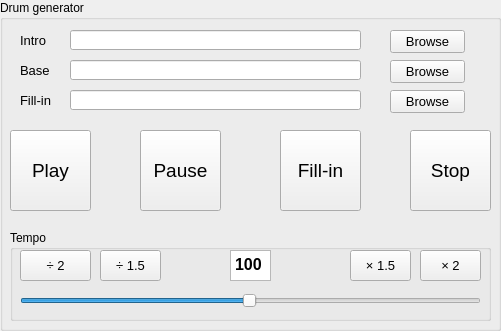
   <widget class="QGroupBox" name="groupBox_6">
    <property name="geometry">
     <rect>
      <x>240</x>
      <y>10</y>
      <width>501</width>
      <height>331</height>
     </rect>
    </property>
    <property name="font">
     <font>
      <pointsize>9</pointsize>
     </font>
    </property>
    <property name="title">
     <string>Drum generator</string>
    </property>
    <widget class="QGroupBox" name="groupBox_7">
     <property name="geometry">
      <rect>
       <x>10</x>
       <y>230</y>
       <width>481</width>
       <height>91</height>
      </rect>
     </property>
     <property name="title">
      <string>Tempo</string>
     </property>
     <widget class="QSlider" name="Slider_tempo">
      <property name="geometry">
       <rect>
        <x>10</x>
        <y>60</y>
        <width>461</width>
        <height>22</height>
       </rect>
      </property>
      <property name="minimum">
       <number>1</number>
      </property>
      <property name="maximum">
       <number>200</number>
      </property>
      <property name="sliderPosition">
       <number>100</number>
      </property>
      <property name="tracking">
       <bool>true</bool>
      </property>
      <property name="orientation">
       <enum>Qt::Horizontal</enum>
      </property>
     </widget>
     <widget class="QPushButton" name="Button_tempo_p15">
      <property name="geometry">
       <rect>
        <x>340</x>
        <y>20</y>
        <width>61</width>
        <height>31</height>
       </rect>
      </property>
      <property name="font">
       <font>
        <pointsize>10</pointsize>
       </font>
      </property>
      <property name="text">
       <string>× 1.5</string>
      </property>
     </widget>
     <widget class="QPushButton" name="Button_tempo_p20">
      <property name="geometry">
       <rect>
        <x>410</x>
        <y>20</y>
        <width>61</width>
        <height>31</height>
       </rect>
      </property>
      <property name="font">
       <font>
        <pointsize>10</pointsize>
       </font>
      </property>
      <property name="text">
       <string>× 2</string>
      </property>
     </widget>
     <widget class="QPushButton" name="Button_tempo_m20">
      <property name="geometry">
       <rect>
        <x>10</x>
        <y>20</y>
        <width>71</width>
        <height>31</height>
       </rect>
      </property>
      <property name="font">
       <font>
        <pointsize>10</pointsize>
       </font>
      </property>
      <property name="text">
       <string>÷ 2</string>
      </property>
     </widget>
     <widget class="QPushButton" name="Button_tempo_m15">
      <property name="geometry">
       <rect>
        <x>90</x>
        <y>20</y>
        <width>61</width>
        <height>31</height>
       </rect>
      </property>
      <property name="font">
       <font>
        <pointsize>10</pointsize>
       </font>
      </property>
      <property name="text">
       <string>÷ 1.5</string>
      </property>
     </widget>
     <widget class="QTextEdit" name="Edit_tempo">
      <property name="geometry">
       <rect>
        <x>220</x>
        <y>20</y>
        <width>41</width>
        <height>31</height>
       </rect>
      </property>
      <property name="font">
       <font>
        <pointsize>12</pointsize>
        <weight>75</weight>
        <bold>true</bold>
       </font>
      </property>
      <property name="html">
       <string>&lt;!DOCTYPE HTML PUBLIC &quot;-//W3C//DTD HTML 4.0//EN&quot; &quot;http://www.w3.org/TR/REC-html40/strict.dtd&quot;&gt;
&lt;html&gt;&lt;head&gt;&lt;meta name=&quot;qrichtext&quot; content=&quot;1&quot; /&gt;&lt;style type=&quot;text/css&quot;&gt;
p, li { white-space: pre-wrap; }
&lt;/style&gt;&lt;/head&gt;&lt;body style=&quot; font-family:'MS Shell Dlg 2'; font-size:12pt; font-weight:600; font-style:normal;&quot;&gt;
&lt;p style=&quot; margin-top:0px; margin-bottom:0px; margin-left:0px; margin-right:0px; -qt-block-indent:0; text-indent:0px;&quot;&gt;100&lt;/p&gt;&lt;/body&gt;&lt;/html&gt;</string>
      </property>
     </widget>
    </widget>
    <widget class="QLabel" name="label">
     <property name="geometry">
      <rect>
       <x>20</x>
       <y>30</y>
       <width>47</width>
       <height>21</height>
      </rect>
     </property>
     <property name="font">
      <font>
       <pointsize>10</pointsize>
      </font>
     </property>
     <property name="text">
      <string>Intro</string>
     </property>
    </widget>
    <widget class="QPushButton" name="Browse_intro">
     <property name="geometry">
      <rect>
       <x>390</x>
       <y>30</y>
       <width>75</width>
       <height>23</height>
      </rect>
     </property>
     <property name="font">
      <font>
       <pointsize>10</pointsize>
      </font>
     </property>
     <property name="text">
      <string>Browse</string>
     </property>
    </widget>
    <widget class="QLabel" name="label_2">
     <property name="geometry">
      <rect>
       <x>20</x>
       <y>60</y>
       <width>47</width>
       <height>21</height>
      </rect>
     </property>
     <property name="font">
      <font>
       <pointsize>10</pointsize>
      </font>
     </property>
     <property name="text">
      <string>Base</string>
     </property>
    </widget>
    <widget class="QPushButton" name="Browse_base">
     <property name="geometry">
      <rect>
       <x>390</x>
       <y>60</y>
       <width>75</width>
       <height>23</height>
      </rect>
     </property>
     <property name="font">
      <font>
       <pointsize>10</pointsize>
      </font>
     </property>
     <property name="text">
      <string>Browse</string>
     </property>
    </widget>
    <widget class="QLabel" name="label_3">
     <property name="geometry">
      <rect>
       <x>20</x>
       <y>90</y>
       <width>47</width>
       <height>21</height>
      </rect>
     </property>
     <property name="font">
      <font>
       <pointsize>10</pointsize>
      </font>
     </property>
     <property name="text">
      <string>Fill-in</string>
     </property>
    </widget>
    <widget class="QPushButton" name="Browse_fillin">
     <property name="geometry">
      <rect>
       <x>390</x>
       <y>90</y>
       <width>75</width>
       <height>23</height>
      </rect>
     </property>
     <property name="font">
      <font>
       <pointsize>10</pointsize>
      </font>
     </property>
     <property name="text">
      <string>Browse</string>
     </property>
    </widget>
    <widget class="QPushButton" name="Button_play">
     <property name="geometry">
      <rect>
       <x>10</x>
       <y>130</y>
       <width>81</width>
       <height>81</height>
      </rect>
     </property>
     <property name="font">
      <font>
       <pointsize>14</pointsize>
      </font>
     </property>
     <property name="text">
      <string>Play</string>
     </property>
     <property name="checkable">
      <bool>false</bool>
     </property>
    </widget>
    <widget class="QPushButton" name="Button_pause">
     <property name="geometry">
      <rect>
       <x>140</x>
       <y>130</y>
       <width>81</width>
       <height>81</height>
      </rect>
     </property>
     <property name="font">
      <font>
       <pointsize>14</pointsize>
      </font>
     </property>
     <property name="text">
      <string>Pause</string>
     </property>
     <property name="checkable">
      <bool>true</bool>
     </property>
    </widget>
    <widget class="QPushButton" name="Button_stop">
     <property name="geometry">
      <rect>
       <x>410</x>
       <y>130</y>
       <width>81</width>
       <height>81</height>
      </rect>
     </property>
     <property name="font">
      <font>
       <pointsize>14</pointsize>
      </font>
     </property>
     <property name="text">
      <string>Stop</string>
     </property>
     <property name="checkable">
      <bool>false</bool>
     </property>
    </widget>
    <widget class="QPushButton" name="Button_fillin">
     <property name="geometry">
      <rect>
       <x>280</x>
       <y>130</y>
       <width>81</width>
       <height>81</height>
      </rect>
     </property>
     <property name="font">
      <font>
       <pointsize>14</pointsize>
      </font>
     </property>
     <property name="text">
      <string>Fill-in</string>
     </property>
     <property name="checkable">
      <bool>false</bool>
     </property>
    </widget>
    <widget class="QLineEdit" name="Edit_intro">
     <property name="geometry">
      <rect>
       <x>70</x>
       <y>30</y>
       <width>291</width>
       <height>20</height>
      </rect>
     </property>
    </widget>
    <widget class="QLineEdit" name="Edit_base">
     <property name="geometry">
      <rect>
       <x>70</x>
       <y>60</y>
       <width>291</width>
       <height>20</height>
      </rect>
     </property>
     <property name="text">
      <string/>
     </property>
    </widget>
    <widget class="QLineEdit" name="Edit_fillin">
     <property name="geometry">
      <rect>
       <x>70</x>
       <y>90</y>
       <width>291</width>
       <height>20</height>
      </rect>
     </property>
    </widget>
   </widget>
